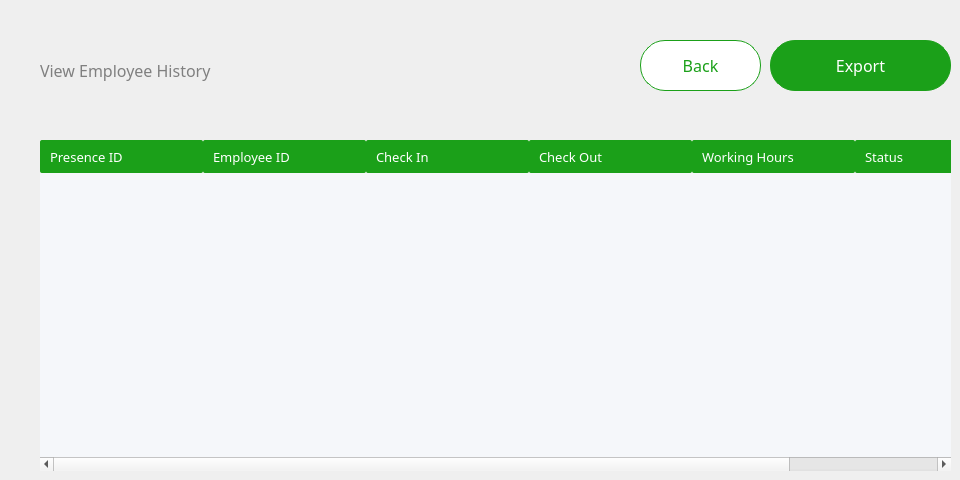
     <widget class="QWidget" name="history">
      <widget class="QLabel" name="txt_2">
       <property name="geometry">
        <rect>
         <x>40</x>
         <y>50</y>
         <width>361</width>
         <height>41</height>
        </rect>
       </property>
       <property name="font">
        <font>
         <family>Lexend Medium</family>
         <pointsize>12</pointsize>
         <bold>false</bold>
        </font>
       </property>
       <property name="styleSheet">
        <string notr="true">background-color:transparent;
color:grey;
border:none;</string>
       </property>
       <property name="text">
        <string>View Employee History</string>
       </property>
      </widget>
      <widget class="QPushButton" name="employee_export">
       <property name="geometry">
        <rect>
         <x>770</x>
         <y>40</y>
         <width>181</width>
         <height>51</height>
        </rect>
       </property>
       <property name="styleSheet">
        <string notr="true">*{
border-radius:25px;
color:white;
font-family: Lexend;
font-size:16px;
border-color: rgb(27, 160, 25);
border-width : 1.2px;
border-style:solid;
background-color:#1ba019;
}
QPushButton:hover
{
background:#013220;
color:white;
border-left:3px solid white ; 
border-color:none;
border-radius:25px;
}
QPushButton:pressed
{
background:#013220;
color:white;
border-radius:25px;
font-family: Lexend;
font-size:16px;
border-left:3.2px solid white ; 


/*background: qlineargradient(x1: 0, y1: 0, x2: 0, y2: 1,
                                stop: 0 #ffffff, stop: 1 #dcdcdc);*/
}</string>
       </property>
       <property name="text">
        <string>Export</string>
       </property>
       <property name="iconSize">
        <size>
         <width>200</width>
         <height>200</height>
        </size>
       </property>
      </widget>
      <widget class="QPushButton" name="history_back">
       <property name="geometry">
        <rect>
         <x>640</x>
         <y>40</y>
         <width>121</width>
         <height>51</height>
        </rect>
       </property>
       <property name="styleSheet">
        <string notr="true">*{
border-radius:25px;
color:#1ba019;
font-family: Lexend;
font-size:16px;
border-color: rgb(27, 160, 25);
border-width : 1.2px;
border-style:solid;
background-color:white;
}
QPushButton:hover
{
background:white;
color:#00b521;
border-left:3px solid #00b521 ; 
border-color:none;
border-radius:25px;
}
QPushButton:pressed
{
background:#013220;
color:#1ba019;
border-radius:25px;
font-family: Lexend;
font-size:16px;
border-left:3.2px solid #1BA019 ; 


/*background: qlineargradient(x1: 0, y1: 0, x2: 0, y2: 1,
                                stop: 0 #ffffff, stop: 1 #dcdcdc);*/
}</string>
       </property>
       <property name="text">
        <string>Back</string>
       </property>
       <property name="icon">
        <iconset resource="resources.qrc">
         <normaloff>:/images/back.png</normaloff>:/images/back.png</iconset>
       </property>
       <property name="iconSize">
        <size>
         <width>200</width>
         <height>200</height>
        </size>
       </property>
       <property name="autoRepeatInterval">
        <number>100</number>
       </property>
      </widget>
      <widget class="QTableWidget" name="tableH">
       <property name="geometry">
        <rect>
         <x>40</x>
         <y>140</y>
         <width>911</width>
         <height>331</height>
        </rect>
       </property>
       <property name="font">
        <font>
         <family>Lexend</family>
         <pointsize>10</pointsize>
        </font>
       </property>
       <property name="layoutDirection">
        <enum>Qt::LeftToRight</enum>
       </property>
       <property name="styleSheet">
        <string notr="true">QTableWidget {
    border: none;
	background-color: #F5F7FA; /* Light gray */
border-radius:10px;
}
QHeaderView::section {
    background-color: #1ba019; 
    color: white;
    font: 500 12pt &quot;Lexend Medium&quot;;
    padding: 6px;
	border-radius:2px;
    padding-left: 10px; 
}

QScrollBar:vertical {
    border: none;
    background:  #1ba019;;
    width: 12px;
}
QScrollBar::add-page:vertical {
    background:  #1ba019;;}
QScrollBar::sub-page:vertical {
    background:  #1ba019;;}</string>
       </property>
       <property name="frameShape">
        <enum>QFrame::NoFrame</enum>
       </property>
       <property name="frameShadow">
        <enum>QFrame::Plain</enum>
       </property>
       <property name="lineWidth">
        <number>0</number>
       </property>
       <property name="verticalScrollBarPolicy">
        <enum>Qt::ScrollBarAsNeeded</enum>
       </property>
       <property name="sizeAdjustPolicy">
        <enum>QAbstractScrollArea::AdjustIgnored</enum>
       </property>
       <property name="autoScroll">
        <bool>true</bool>
       </property>
       <property name="editTriggers">
        <set>QAbstractItemView::NoEditTriggers</set>
       </property>
       <property name="showDropIndicator" stdset="0">
        <bool>false</bool>
       </property>
       <property name="dragEnabled">
        <bool>false</bool>
       </property>
       <property name="dragDropOverwriteMode">
        <bool>false</bool>
       </property>
       <property name="dragDropMode">
        <enum>QAbstractItemView::NoDragDrop</enum>
       </property>
       <property name="alternatingRowColors">
        <bool>false</bool>
       </property>
       <property name="selectionMode">
        <enum>QAbstractItemView::SingleSelection</enum>
       </property>
       <property name="selectionBehavior">
        <enum>QAbstractItemView::SelectRows</enum>
       </property>
       <property name="showGrid">
        <bool>false</bool>
       </property>
       <property name="gridStyle">
        <enum>Qt::NoPen</enum>
       </property>
       <property name="sortingEnabled">
        <bool>false</bool>
       </property>
       <property name="wordWrap">
        <bool>false</bool>
       </property>
       <property name="cornerButtonEnabled">
        <bool>false</bool>
       </property>
       <attribute name="horizontalHeaderVisible">
        <bool>true</bool>
       </attribute>
       <attribute name="horizontalHeaderCascadingSectionResizes">
        <bool>false</bool>
       </attribute>
       <attribute name="horizontalHeaderMinimumSectionSize">
        <number>37</number>
       </attribute>
       <attribute name="horizontalHeaderDefaultSectionSize">
        <number>163</number>
       </attribute>
       <attribute name="horizontalHeaderHighlightSections">
        <bool>false</bool>
       </attribute>
       <attribute name="horizontalHeaderShowSortIndicator" stdset="0">
        <bool>true</bool>
       </attribute>
       <attribute name="horizontalHeaderStretchLastSection">
        <bool>true</bool>
       </attribute>
       <attribute name="verticalHeaderVisible">
        <bool>false</bool>
       </attribute>
       <attribute name="verticalHeaderCascadingSectionResizes">
        <bool>false</bool>
       </attribute>
       <attribute name="verticalHeaderMinimumSectionSize">
        <number>24</number>
       </attribute>
       <attribute name="verticalHeaderDefaultSectionSize">
        <number>40</number>
       </attribute>
       <attribute name="verticalHeaderHighlightSections">
        <bool>false</bool>
       </attribute>
       <attribute name="verticalHeaderShowSortIndicator" stdset="0">
        <bool>false</bool>
       </attribute>
       <attribute name="verticalHeaderStretchLastSection">
        <bool>false</bool>
       </attribute>
       <column>
        <property name="text">
         <string>Presence ID</string>
        </property>
        <property name="font">
         <font>
          <family>Lexend</family>
         </font>
        </property>
        <property name="textAlignment">
         <set>AlignLeading|AlignVCenter</set>
        </property>
       </column>
       <column>
        <property name="text">
         <string>Employee ID</string>
        </property>
        <property name="font">
         <font>
          <family>Lexend</family>
         </font>
        </property>
        <property name="textAlignment">
         <set>AlignLeading|AlignVCenter</set>
        </property>
       </column>
       <column>
        <property name="text">
         <string>Check In</string>
        </property>
        <property name="font">
         <font>
          <family>Lexend</family>
         </font>
        </property>
        <property name="textAlignment">
         <set>AlignLeading|AlignVCenter</set>
        </property>
       </column>
       <column>
        <property name="text">
         <string>Check Out</string>
        </property>
        <property name="font">
         <font>
          <family>Lexend</family>
         </font>
        </property>
        <property name="textAlignment">
         <set>AlignLeading|AlignVCenter</set>
        </property>
       </column>
       <column>
        <property name="text">
         <string>Working Hours</string>
        </property>
        <property name="font">
         <font>
          <family>Lexend</family>
         </font>
        </property>
        <property name="textAlignment">
         <set>AlignLeading|AlignVCenter</set>
        </property>
       </column>
       <column>
        <property name="text">
         <string>Status</string>
        </property>
        <property name="font">
         <font>
          <family>Lexend</family>
         </font>
        </property>
        <property name="textAlignment">
         <set>AlignLeading|AlignVCenter</set>
        </property>
       </column>
      </widget>
     </widget>
